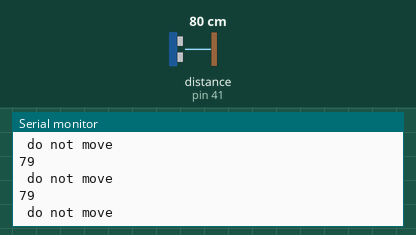
Simulated run of this sketch. Board: Arduino Mega 2560, built with avr-gcc and run on an emulated ATmega2560. Parts: the last lines printed to the serial monitor. Wiring (inferred from the names in the program): ultrasonic range finder: trigger pin 39; echo pin 41. The inputs (shaded band) are chosen by the test bench; at power-on: distance to the obstacle (sensor on pin 41) 80 cm. The echo pulse lasts 58.3 µs per cm.

Above: at 1.2 s.
1.3 s: distance to the obstacle (sensor on pin 41) set to 12 cm
At 1.6 s:
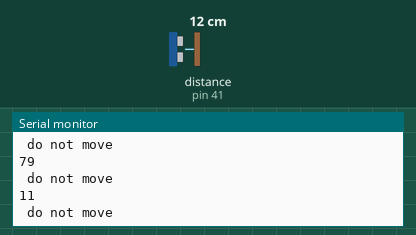
2.8 s: distance to the obstacle (sensor on pin 41) set to 9 cm
At 3.01 s:
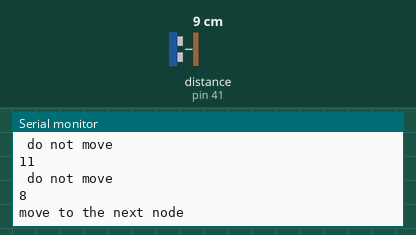
Timing chart, 0 to 5.8 s (numbered marks = the images above; inputs shaded):
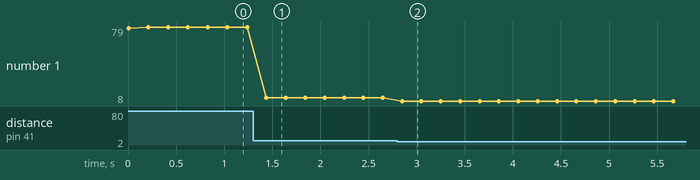

The sketch:

ultrasonic.ino
```cpp
const int trigPin = 39;

const int echoPin = 41;
// defines variables
long duration;
int distance;
void setup() {
pinMode(trigPin, OUTPUT); // Sets the trigPin as an Output
pinMode(echoPin, INPUT); // Sets the echoPin as an Input
Serial.begin(9600); // Starts the serial communication
}
void loop() {
// Clears the trigPin
digitalWrite(trigPin, LOW);
delayMicroseconds(2);
// Sets the trigPin on HIGH state for 10 micro seconds
digitalWrite(trigPin, HIGH);
delayMicroseconds(10);
digitalWrite(trigPin, LOW);
// Reads the echoPin, returns the sound wave travel time in microseconds
duration = pulseIn(echoPin, HIGH);
// Calculating the distance
distance= duration*0.034/2;
Serial.println(distance);
if(distance<10)
  {
    Serial.print("move to the next node\n");
  }
 else
 {
    Serial.print(" do not move\n");
  }
  delay(200);
// Prints the distance on the Serial Monitor

}
```

Measured:
- the behaviour switches between 11 and 10 cm on distance to the obstacle (sensor on pin 41) (found by bisection; images 1 and 2)
- after the input at 1.3 s, the serial monitor: prints a new line after 0.14 s (image 1)
- after the input at 2.8 s, the serial monitor: prints a new line after 0.05 s (image 2)
- plotted number 1: 79 → 11 after the input at 1.3 s, 11 → 8 after the input at 2.8 s
